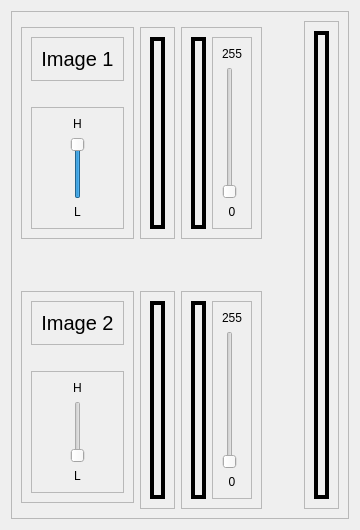
      <widget class="QWidget" name="Frequency">
       <attribute name="icon">
        <iconset resource="Icons.qrc">
         <normaloff>:/Icons/hybrid.png</normaloff>:/Icons/hybrid.png</iconset>
       </attribute>
       <attribute name="title">
        <string>Hybrid</string>
       </attribute>
       <layout class="QGridLayout" name="gridLayout_92">
        <item row="0" column="0">
         <widget class="QFrame" name="frame_36">
          <property name="frameShape">
           <enum>QFrame::StyledPanel</enum>
          </property>
          <property name="frameShadow">
           <enum>QFrame::Raised</enum>
          </property>
          <layout class="QGridLayout" name="gridLayout_91">
           <item row="1" column="1">
            <widget class="QFrame" name="frame_37">
             <property name="maximumSize">
              <size>
               <width>300</width>
               <height>16777215</height>
              </size>
             </property>
             <property name="frameShape">
              <enum>QFrame::StyledPanel</enum>
             </property>
             <property name="frameShadow">
              <enum>QFrame::Raised</enum>
             </property>
             <layout class="QGridLayout" name="gridLayout_77">
              <item row="0" column="0">
               <widget class="QLabel" name="hybridInputImage1">
                <property name="styleSheet">
                 <string notr="true">border: 4px solid black;
</string>
                </property>
                <property name="text">
                 <string/>
                </property>
                <property name="scaledContents">
                 <bool>true</bool>
                </property>
                <property name="alignment">
                 <set>Qt::AlignCenter</set>
                </property>
               </widget>
              </item>
             </layout>
            </widget>
           </item>
           <item row="3" column="2" rowspan="2">
            <widget class="QFrame" name="frame_41">
             <property name="maximumSize">
              <size>
               <width>346</width>
               <height>16777215</height>
              </size>
             </property>
             <property name="frameShape">
              <enum>QFrame::StyledPanel</enum>
             </property>
             <property name="frameShadow">
              <enum>QFrame::Raised</enum>
             </property>
             <layout class="QGridLayout" name="gridLayout_86">
              <item row="0" column="0">
               <widget class="QLabel" name="freqOutputImage2">
                <property name="styleSheet">
                 <string notr="true">border: 4px solid black;
</string>
                </property>
                <property name="text">
                 <string/>
                </property>
                <property name="scaledContents">
                 <bool>true</bool>
                </property>
                <property name="alignment">
                 <set>Qt::AlignCenter</set>
                </property>
               </widget>
              </item>
              <item row="0" column="1">
               <widget class="QFrame" name="frame_46">
                <property name="maximumSize">
                 <size>
                  <width>40</width>
                  <height>16777215</height>
                 </size>
                </property>
                <property name="frameShape">
                 <enum>QFrame::StyledPanel</enum>
                </property>
                <property name="frameShadow">
                 <enum>QFrame::Raised</enum>
                </property>
                <layout class="QGridLayout" name="gridLayout_85">
                 <item row="0" column="0">
                  <widget class="QLabel" name="label_9">
                   <property name="text">
                    <string>255</string>
                   </property>
                   <property name="alignment">
                    <set>Qt::AlignCenter</set>
                   </property>
                  </widget>
                 </item>
                 <item row="1" column="0">
                  <widget class="QSlider" name="freqOutputImage2Slider">
                   <property name="maximum">
                    <number>255</number>
                   </property>
                   <property name="orientation">
                    <enum>Qt::Vertical</enum>
                   </property>
                  </widget>
                 </item>
                 <item row="2" column="0">
                  <widget class="QLabel" name="label_10">
                   <property name="text">
                    <string>0</string>
                   </property>
                   <property name="alignment">
                    <set>Qt::AlignCenter</set>
                   </property>
                  </widget>
                 </item>
                </layout>
               </widget>
              </item>
             </layout>
            </widget>
           </item>
           <item row="0" column="4" rowspan="5">
            <widget class="QFrame" name="frame_49">
             <property name="frameShape">
              <enum>QFrame::StyledPanel</enum>
             </property>
             <property name="frameShadow">
              <enum>QFrame::Raised</enum>
             </property>
             <layout class="QGridLayout" name="gridLayout_89">
              <item row="0" column="0">
               <widget class="QLabel" name="finalHybridImage">
                <property name="styleSheet">
                 <string notr="true">border: 4px solid black;
</string>
                </property>
                <property name="text">
                 <string/>
                </property>
                <property name="scaledContents">
                 <bool>true</bool>
                </property>
                <property name="alignment">
                 <set>Qt::AlignCenter</set>
                </property>
               </widget>
              </item>
             </layout>
            </widget>
           </item>
           <item row="1" column="2">
            <widget class="QFrame" name="frame_38">
             <property name="maximumSize">
              <size>
               <width>346</width>
               <height>16777215</height>
              </size>
             </property>
             <property name="frameShape">
              <enum>QFrame::StyledPanel</enum>
             </property>
             <property name="frameShadow">
              <enum>QFrame::Raised</enum>
             </property>
             <layout class="QGridLayout" name="gridLayout_78">
              <item row="0" column="0">
               <widget class="QLabel" name="freqOutputImage1">
                <property name="styleSheet">
                 <string notr="true">border: 4px solid black;
</string>
                </property>
                <property name="text">
                 <string/>
                </property>
                <property name="scaledContents">
                 <bool>true</bool>
                </property>
                <property name="alignment">
                 <set>Qt::AlignCenter</set>
                </property>
               </widget>
              </item>
              <item row="0" column="1">
               <widget class="QFrame" name="frame_43">
                <property name="maximumSize">
                 <size>
                  <width>40</width>
                  <height>16777215</height>
                 </size>
                </property>
                <property name="frameShape">
                 <enum>QFrame::StyledPanel</enum>
                </property>
                <property name="frameShadow">
                 <enum>QFrame::Raised</enum>
                </property>
                <layout class="QGridLayout" name="gridLayout_80">
                 <item row="0" column="0">
                  <widget class="QLabel" name="label_12">
                   <property name="text">
                    <string>255</string>
                   </property>
                   <property name="alignment">
                    <set>Qt::AlignCenter</set>
                   </property>
                  </widget>
                 </item>
                 <item row="1" column="0">
                  <widget class="QSlider" name="freqOutputImage1Slider">
                   <property name="orientation">
                    <enum>Qt::Vertical</enum>
                   </property>
                  </widget>
                 </item>
                 <item row="2" column="0">
                  <widget class="QLabel" name="label_11">
                   <property name="text">
                    <string>0</string>
                   </property>
                   <property name="alignment">
                    <set>Qt::AlignCenter</set>
                   </property>
                  </widget>
                 </item>
                </layout>
               </widget>
              </item>
             </layout>
            </widget>
           </item>
           <item row="1" column="0">
            <widget class="QFrame" name="frame_39">
             <property name="maximumSize">
              <size>
               <width>150</width>
               <height>16777215</height>
              </size>
             </property>
             <property name="frameShape">
              <enum>QFrame::StyledPanel</enum>
             </property>
             <property name="frameShadow">
              <enum>QFrame::Raised</enum>
             </property>
             <layout class="QGridLayout" name="gridLayout_79">
              <item row="1" column="0">
               <widget class="QPushButton" name="UploadeImage1">
                <property name="styleSheet">
                 <string notr="true">QPushButton{
border-radius: 25px;
font: 900 12pt &quot;Segoe UI Black&quot;;
}


QPushButton:hover:!pressed{
	background-color: qlineargradient(x1: 0.5, y1: 1, x2: 0.5, y2: 1, stop: 0 #dadbde, stop: 1 #f6f7fa);
}</string>
                </property>
                <property name="text">
                 <string/>
                </property>
                <property name="icon">
                 <iconset resource="Icons.qrc">
                  <normaloff>:/Icons/UploadIcon.png</normaloff>:/Icons/UploadIcon.png</iconset>
                </property>
                <property name="iconSize">
                 <size>
                  <width>60</width>
                  <height>60</height>
                 </size>
                </property>
               </widget>
              </item>
              <item row="2" column="0">
               <widget class="QFrame" name="frame_42">
                <property name="frameShape">
                 <enum>QFrame::StyledPanel</enum>
                </property>
                <property name="frameShadow">
                 <enum>QFrame::Raised</enum>
                </property>
                <layout class="QGridLayout" name="gridLayout_81">
                 <item row="0" column="0">
                  <widget class="QLabel" name="label_5">
                   <property name="maximumSize">
                    <size>
                     <width>28</width>
                     <height>16777215</height>
                    </size>
                   </property>
                   <property name="text">
                    <string>H</string>
                   </property>
                   <property name="alignment">
                    <set>Qt::AlignCenter</set>
                   </property>
                  </widget>
                 </item>
                 <item row="1" column="0">
                  <widget class="QSlider" name="Image1FSlider">
                   <property name="maximumSize">
                    <size>
                     <width>16777215</width>
                     <height>62</height>
                    </size>
                   </property>
                   <property name="maximum">
                    <number>1</number>
                   </property>
                   <property name="pageStep">
                    <number>10</number>
                   </property>
                   <property name="sliderPosition">
                    <number>1</number>
                   </property>
                   <property name="orientation">
                    <enum>Qt::Vertical</enum>
                   </property>
                   <property name="tickPosition">
                    <enum>QSlider::NoTicks</enum>
                   </property>
                   <property name="tickInterval">
                    <number>0</number>
                   </property>
                  </widget>
                 </item>
                 <item row="2" column="0">
                  <widget class="QLabel" name="label_6">
                   <property name="maximumSize">
                    <size>
                     <width>28</width>
                     <height>16777215</height>
                    </size>
                   </property>
                   <property name="text">
                    <string>L</string>
                   </property>
                   <property name="alignment">
                    <set>Qt::AlignCenter</set>
                   </property>
                  </widget>
                 </item>
                </layout>
               </widget>
              </item>
              <item row="0" column="0">
               <widget class="QFrame" name="frame_47">
                <property name="maximumSize">
                 <size>
                  <width>16777215</width>
                  <height>200</height>
                 </size>
                </property>
                <property name="frameShape">
                 <enum>QFrame::StyledPanel</enum>
                </property>
                <property name="frameShadow">
                 <enum>QFrame::Raised</enum>
                </property>
                <layout class="QGridLayout" name="gridLayout_87">
                 <item row="0" column="0">
                  <widget class="QLabel" name="inputImageLabel_4">
                   <property name="maximumSize">
                    <size>
                     <width>16777215</width>
                     <height>50</height>
                    </size>
                   </property>
                   <property name="styleSheet">
                    <string notr="true">font-family: Impact, Haettenschweiler, 'Arial Narrow Bold', sans-serif;
font-size: 20px;
color: black;
background-color:transparent;</string>
                   </property>
                   <property name="text">
                    <string>Image 1</string>
                   </property>
                   <property name="alignment">
                    <set>Qt::AlignCenter</set>
                   </property>
                  </widget>
                 </item>
                </layout>
               </widget>
              </item>
             </layout>
            </widget>
           </item>
           <item row="3" column="1" rowspan="2">
            <widget class="QFrame" name="frame_40">
             <property name="maximumSize">
              <size>
               <width>300</width>
               <height>16777215</height>
              </size>
             </property>
             <property name="frameShape">
              <enum>QFrame::StyledPanel</enum>
             </property>
             <property name="frameShadow">
              <enum>QFrame::Raised</enum>
             </property>
             <layout class="QGridLayout" name="gridLayout_82">
              <item row="0" column="0">
               <widget class="QLabel" name="hybridInputImage2">
                <property name="styleSheet">
                 <string notr="true">border: 4px solid black;
</string>
                </property>
                <property name="text">
                 <string/>
                </property>
                <property name="scaledContents">
                 <bool>true</bool>
                </property>
                <property name="alignment">
                 <set>Qt::AlignCenter</set>
                </property>
               </widget>
              </item>
             </layout>
            </widget>
           </item>
           <item row="2" column="3">
            <widget class="QPushButton" name="HybridButton">
             <property name="maximumSize">
              <size>
               <width>30</width>
               <height>60</height>
              </size>
             </property>
             <property name="styleSheet">
              <string notr="true">QPushButton{
border-radius: 25px;
font: 900 12pt &quot;Segoe UI Black&quot;;
}

QPushButton:hover:!pressed{
	background-color: qlineargradient(x1: 0.5, y1: 1, x2: 0.5, y2: 1, stop: 0 #dadbde, stop: 1 #f6f7fa);
}</string>
             </property>
             <property name="text">
              <string/>
             </property>
             <property name="icon">
              <iconset resource="Icons.qrc">
               <normaloff>:/Icons/hybrid.png</normaloff>:/Icons/hybrid.png</iconset>
             </property>
             <property name="iconSize">
              <size>
               <width>60</width>
               <height>60</height>
              </size>
             </property>
            </widget>
           </item>
           <item row="3" column="0">
            <widget class="QFrame" name="frame_45">
             <property name="maximumSize">
              <size>
               <width>150</width>
               <height>16777215</height>
              </size>
             </property>
             <property name="frameShape">
              <enum>QFrame::StyledPanel</enum>
             </property>
             <property name="frameShadow">
              <enum>QFrame::Raised</enum>
             </property>
             <layout class="QGridLayout" name="gridLayout_84">
              <item row="4" column="0" colspan="2">
               <widget class="QFrame" name="frame_44">
                <property name="frameShape">
                 <enum>QFrame::StyledPanel</enum>
                </property>
                <property name="frameShadow">
                 <enum>QFrame::Raised</enum>
                </property>
                <layout class="QGridLayout" name="gridLayout_83">
                 <item row="2" column="0">
                  <widget class="QSlider" name="Image2FSlider">
                   <property name="maximumSize">
                    <size>
                     <width>16777215</width>
                     <height>62</height>
                    </size>
                   </property>
                   <property name="maximum">
                    <number>1</number>
                   </property>
                   <property name="pageStep">
                    <number>10</number>
                   </property>
                   <property name="sliderPosition">
                    <number>0</number>
                   </property>
                   <property name="orientation">
                    <enum>Qt::Vertical</enum>
                   </property>
                   <property name="invertedAppearance">
                    <bool>false</bool>
                   </property>
                   <property name="tickPosition">
                    <enum>QSlider::NoTicks</enum>
                   </property>
                  </widget>
                 </item>
                 <item row="3" column="0">
                  <widget class="QLabel" name="label_8">
                   <property name="text">
                    <string>L</string>
                   </property>
                   <property name="alignment">
                    <set>Qt::AlignCenter</set>
                   </property>
                  </widget>
                 </item>
                 <item row="1" column="0">
                  <widget class="QLabel" name="label_7">
                   <property name="text">
                    <string>H</string>
                   </property>
                   <property name="alignment">
                    <set>Qt::AlignCenter</set>
                   </property>
                  </widget>
                 </item>
                </layout>
               </widget>
              </item>
              <item row="2" column="0" rowspan="2" colspan="2">
               <widget class="QPushButton" name="UploadeImage2">
                <property name="styleSheet">
                 <string notr="true">QPushButton{
border-radius: 25px;
font: 900 12pt &quot;Segoe UI Black&quot;;
}


QPushButton:hover:!pressed{
	background-color: qlineargradient(x1: 0.5, y1: 1, x2: 0.5, y2: 1, stop: 0 #dadbde, stop: 1 #f6f7fa);
}</string>
                </property>
                <property name="text">
                 <string/>
                </property>
                <property name="icon">
                 <iconset resource="Icons.qrc">
                  <normaloff>:/Icons/UploadIcon.png</normaloff>:/Icons/UploadIcon.png</iconset>
                </property>
                <property name="iconSize">
                 <size>
                  <width>60</width>
                  <height>60</height>
                 </size>
                </property>
               </widget>
              </item>
              <item row="1" column="0" colspan="2">
               <widget class="QFrame" name="frame_48">
                <property name="maximumSize">
                 <size>
                  <width>16777215</width>
                  <height>200</height>
                 </size>
                </property>
                <property name="frameShape">
                 <enum>QFrame::StyledPanel</enum>
                </property>
                <property name="frameShadow">
                 <enum>QFrame::Raised</enum>
                </property>
                <layout class="QGridLayout" name="gridLayout_88">
                 <item row="0" column="0">
                  <widget class="QLabel" name="inputImageLabel_5">
                   <property name="maximumSize">
                    <size>
                     <width>16777215</width>
                     <height>50</height>
                    </size>
                   </property>
                   <property name="styleSheet">
                    <string notr="true">font-family: Impact, Haettenschweiler, 'Arial Narrow Bold', sans-serif;
font-size: 20px;
color: black;
background-color:transparent;</string>
                   </property>
                   <property name="text">
                    <string>Image 2</string>
                   </property>
                   <property name="alignment">
                    <set>Qt::AlignCenter</set>
                   </property>
                  </widget>
                 </item>
                </layout>
               </widget>
              </item>
             </layout>
            </widget>
           </item>
           <item row="2" column="0">
            <spacer name="verticalSpacer_3">
             <property name="orientation">
              <enum>Qt::Vertical</enum>
             </property>
             <property name="sizeHint" stdset="0">
              <size>
               <width>20</width>
               <height>40</height>
              </size>
             </property>
            </spacer>
           </item>
          </layout>
         </widget>
        </item>
       </layout>
      </widget>
